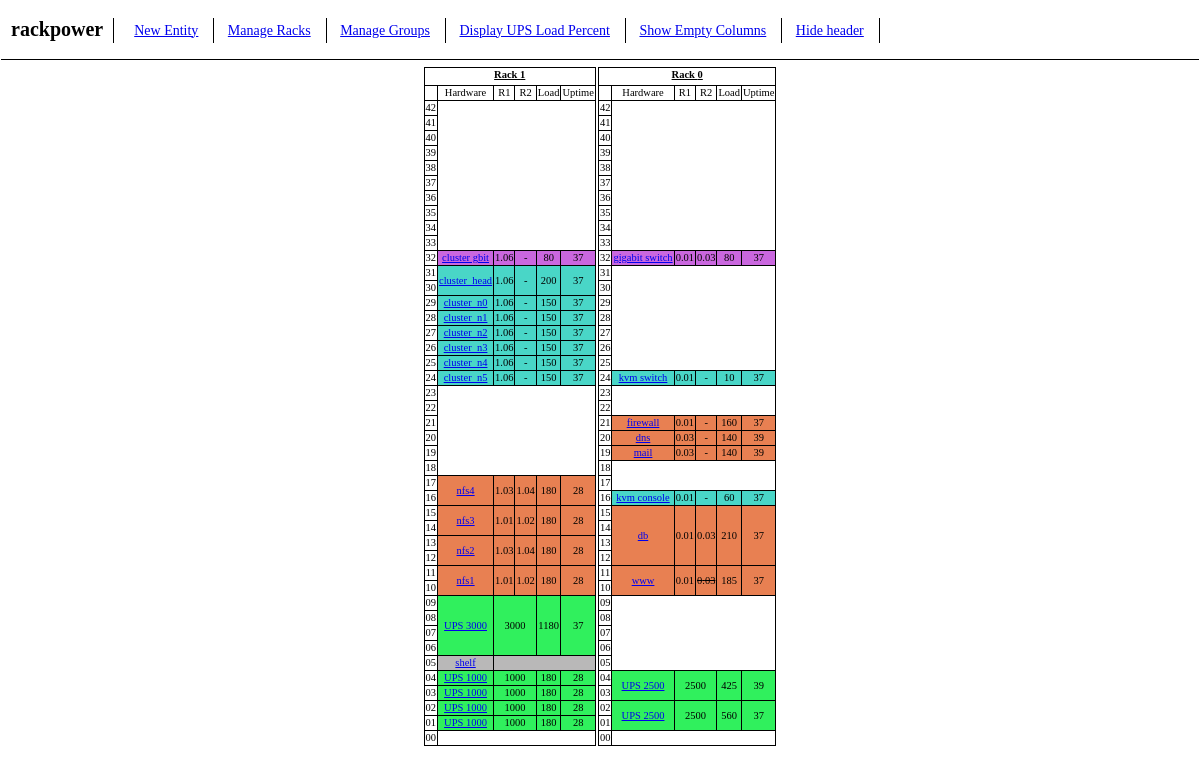
The page / on the database its author committed.
### tables this page shows
CREATE TABLE IF NOT EXISTS `racks` (
  `RackId` int(10) unsigned NOT NULL,
  PRIMARY KEY (`RackId`)
);

CREATE TABLE IF NOT EXISTS `entities` (
  `ID` int(11) NOT NULL AUTO_INCREMENT,              
  `Type` int(11) NOT NULL,                           
  `Group` int(11) DEFAULT NULL,                      
  `Rack` int(11) unsigned NOT NULL,                  
  `Position` int(11) unsigned NOT NULL,              
  `Height` int(11) unsigned NOT NULL DEFAULT '1',    
  `Hardware` varchar(32) NOT NULL,                   
  `Name` varchar(32) DEFAULT NULL,                   
  `Comment` varchar(192) DEFAULT NULL,               

                                                     
  `Ref1` int(11) DEFAULT NULL,                       
  `Ref2` int(11) DEFAULT NULL,                       
  `Ref3` int(11) DEFAULT NULL,                       
  `Ref4` int(11) DEFAULT NULL,                       
  `RefFlags` int(11) DEFAULT '0',                    
  `TotalLoad` int(11) DEFAULT NULL,                  

                                                     
  `Capacity` int(11) DEFAULT NULL,                   
  `FormulaA` float DEFAULT NULL,                     
  `FormulaB` float DEFAULT NULL,                     
  
  PRIMARY KEY (`ID`),
  KEY `Rack_idx` (`Rack`),
  KEY `Type_idx` (`Type`)
);

CREATE TABLE IF NOT EXISTS `groups` (
  `ID` int(11) NOT NULL AUTO_INCREMENT,
  `Name` varchar(45) NOT NULL,
  `Color` varchar(45) NOT NULL,
  PRIMARY KEY (`ID`)
);

### inc/conf.inc.php (called while the page is built, shortened)
<?php
function get_conf($i){
	return $GLOBALS['_CONF_'][$i];
}

### inc/auth.inc.php (called while the page is built, shortened)
<?php
function is_user_authed(){
    if(get_conf('use_auth') && (!isset($_SESSION['authed']) || $_SESSION['authed'] != true)){
        return false;
    }
    else{
        return true;
    }
}

### inc/sql.inc.php (called while the page is built, shortened)
<?php
function sql(){
    return $GLOBALS['_SQL_'];
}
function sql_query($q){
    return mysqli_query(sql(), $q);
}
function sql_esc($s){
    return mysqli_real_escape_string(sql(), $s);
}

### inc/formula.inc.php (called while the page is built)
<?php
function apply_formula($id, $load){
    $q = sql_query("SELECT `FormulaA`,`FormulaB` FROM `entities` WHERE `ID`='$id'");
    $r = mysqli_fetch_row($q);
    return $r[0] * exp($r[1] * $load);
}

### content/main.inc.php (the view, shortened to what this page needs)
<?php
function print_ref_pos($id){
    if($id != 0 && $q = sql_query("SELECT `Rack`,`Position` FROM `entities` WHERE `ID` = '$id'")){
        $r = mysqli_fetch_row($q);
        if($r[1] < 10) $r[1] = "0{$r[1]}";
        echo "{$r[0]}.{$r[1]}";
    }
    else{
        echo "-";
    }
}
function bits_set($n){
    $s = 0;
    while($n > 0){
        $s += $n & 0x01;
        $n = $n >> 1;
    }
    return $s;
}
function calc_ups_load($id){
    $q = sql_query("SELECT * FROM `entities` WHERE `Ref1` = '$id' OR `Ref2` = '$id' OR `Ref3` = '$id' OR `Ref4` = '$id'");
    $sum = 0;
    while($r = mysqli_fetch_array($q)){
        $active_refs = bits_set($r['RefFlags']);
        if($active_refs != 0){
            $load_per_ref = $r['TotalLoad'] / $active_refs;
            if($r['Ref1'] == $id && ($r['RefFlags'] & 0x01) ) $sum += $load_per_ref;
            if($r['Ref2'] == $id && ($r['RefFlags'] & 0x02) ) $sum += $load_per_ref;
        }
    }
    return $sum;
}
function print_ref_status($id, $n){
    $q = sql_query("SELECT `Ref$n`, `RefFlags`,`TotalLoad` FROM `entities` WHERE `ID`='$id'");
    $r = mysqli_fetch_array($q);
    $active_refs = bits_set($r['RefFlags']);
    $load_per_ref = 0;
    if($active_refs > 0)
        $load_per_ref = $r['TotalLoad'] / $active_refs;
    if(($r['RefFlags'] & pow(2, $n-1)) == 0 && $r["Ref$n"] != 0){
        echo "<s title='Disabled'>";
        print_ref_pos($r["Ref$n"]);
        echo "</s>";
    }
    elseif($r["Ref$n"] != 0){
        echo "<span title='$load_per_ref W'>";
        print_ref_pos($r["Ref$n"]);
        echo "</span>";
    }
    else{
        echo "-";
    }
}
function generate_rack_row($rack_idx, $slot_idx, $hide_r1, $hide_r2, $hide_r3, $hide_r4){
    $rack_idx = sql_esc($rack_idx);
    $slot_idx = sql_esc($slot_idx);
    $n_col = 9 - $hide_r1 - $hide_r2 - $hide_r3 - $hide_r4;
    $r = sql_query("SELECT * FROM `entities` WHERE `Rack`='$rack_idx' AND `Position`<='$slot_idx' AND (`Position` + `Height`) > '$slot_idx'");
    if($slot_idx < 10) $slot_idx = "0{$slot_idx}";
    if($r && mysqli_num_rows($r) > 0){
        $item = mysqli_fetch_array($r);
        if($item['Position'] + $item['Height'] - 1 == $slot_idx){
            $bgcolor = "";
            if($item['Group'] != 0){
                $cq = sql_query("SELECT `Color` FROM `groups` WHERE `ID`='{$item['Group']}'");
                $r = mysqli_fetch_row($cq);
                $bgcolor = "background-color:{$r[0]};";
            }
            if($item['Height'] < 2) $bgcolor.="white-space:nowrap;";
            $bgcolor = "style='$bgcolor'";
            $title = "";
            echo "<tr class='rack_row'>";
            echo "<td>$slot_idx</td>";
            echo "<td $bgcolor rowspan='{$item['Height']}' style='white-space:nowrap;' $title><a href='?p=edit&id={$item['ID']}' onclick='return windowpop(this.href)'>{$item['Hardware']}</a></td>";
            if($item['Type'] == 1){
                if(!$hide_r1){
                    echo "<td $bgcolor rowspan='{$item['Height']}'>";
                    echo print_ref_status($item['ID'], 1);
                    echo "</td>";
                }
                if(!$hide_r2){
                    echo "<td $bgcolor rowspan='{$item['Height']}'>";
                    echo print_ref_status($item['ID'], 2);
                    echo "</td>";
                }
                echo "<td $bgcolor rowspan='{$item['Height']}'>{$item['TotalLoad']}</td>";
                echo "<td $bgcolor rowspan='{$item['Height']}'>";
                $q = sql_query("SELECT `ID` FROM `entities` WHERE `ID` = '{$item['Ref1']}' OR `ID`='{$item['Ref2']}' OR `ID`='{$item['Ref3']}' OR `ID`='{$item['Ref4']}'");
                $min_id = 0;
                $min_runtime = 0;
                while($r = mysqli_fetch_array($q)){
                    if($item['Ref2'] == $r['ID'] && ($item['RefFlags'] & 0x02) == 0) continue;
                    $sum = calc_ups_load($r['ID']);
                    $this_rt = apply_formula($r['ID'], $sum);
                    if($min_id == 0 || $this_rt < $min_runtime){
                        $min_runtime = round($this_rt);
                        $min_id = $r['ID'];
                    }
                }
                echo "$min_runtime</td>";
            }
            elseif($item['Type'] == 2){
                $sum= calc_ups_load($item['ID']);
                $span_a = $n_col - 5;
                echo "<td $bgcolor rowspan='{$item['Height']}' colspan='$span_a'>";
                echo $item['Capacity'];
                echo "</td>";
                if(isset($_GET['prefer_percent'])){
                    echo "<td $bgcolor rowspan='{$item['Height']}' title='$sum'>";
                    echo round($sum/$item['Capacity']*100,1);
                    echo "%</td>";
                }
                else{
                    echo "<td $bgcolor rowspan='{$item['Height']}' title='".round($sum/$item['Capacity']*100,1)."%'>";
                    echo "$sum</td>";
                }
                echo "<td $bgcolor rowspan='{$item['Height']}'>";
                echo round(apply_formula($item['ID'], $sum));
                echo "</td>";
            }
            else{
                echo "<td $bgcolor rowspan='{$item['Height']}' colspan='7'>&nbsp;</td>";
            }
            echo "</tr>";
        }
        else{
            echo "<tr class='rack_row'><td>$slot_idx</td></tr>";
        }
    }
    else{
        echo "<tr class='rack_empty_row'><td>$slot_idx</td><td colspan='8'>&nbsp;</td></tr>";
    }
}
function generate_rack_table($idx){
    $h = array(0,0,0,0);
    $n_col = 9;
    if(!isset($_GET['show_hidden_cols'])){
        for($i = 0; $i < 4; $i++){
            $i_ = $i+1;
            $q = sql_query("SELECT COUNT(*) FROM `entities` WHERE `Rack` = '$idx' AND `Ref$i_` != 0");
            $count = mysqli_fetch_row($q);
            $count = $count[0];
            if($count < 1){
                $h[$i] = 1;
                $n_col --;
            }
        }
    }
    echo "<div class='rack'>";
    echo "<table>";
    echo "<tr class='rack_title'>";
    echo "<td colspan='$n_col'>Rack $idx</td>";
    echo "</tr>";
    echo "<tr class='rack_head'>";
    echo "<td>&nbsp;</td><td>Hardware</td>";
    for($i = 0; $i < 4; $i++){
        if(!$h[$i]){
            echo "<td>R" . ($i+1) . "</td>";
        }
    }
    echo "<td>Load</td><td>Uptime</td>";
    echo "</tr>";
    for($i = 42; $i >= 0; $i--){
        generate_rack_row($idx, $i, $h[0], $h[1], $h[2], $h[3]);
    }
    echo "</table>";
    echo "</div>";
}
if(is_user_authed()){
	echo "<div id='header'><h2 class='head'>rackpower</h2><ul class='head'>";
	show_content("head.inc.php");
    echo "</ul></div><div id='main'>";
    echo "<div class='racks_container'>";
    if($racks = sql_query("SELECT `RackId` FROM `racks` ORDER BY `RackId` DESC")){
        while($row = mysqli_fetch_array($racks)){
            generate_rack_table($row['RackId']);
        }
    }
    echo "</div></div>";
}
else{
    echo "<div id='header'><h2 class='head'>rackpower</h2><ul class='head'>";
    echo "<li><a href='./?p=login' onclick='return windowpop(this.href)'>Log In</a></li>";
    echo "</ul></div><div id='main'></div>";
}
?>

### index.php (shortened to what this page needs)
<?php
require("inc/conf.inc.php");
require("inc/sql.inc.php");
require("inc/auth.inc.php");
require("inc/content.inc.php");
require("inc/formula.inc.php");
if(isset($_GET['p'])){
    show_content("{$_GET['p']}.inc.php");
}
else{
    show_content("main.inc.php");
}
$body_content = ob_get_contents();
?>
<!DOCTYPE html>
<html>
<head>
</head>
<body>
    <?php
     echo $body_content;
    ?>
</body>
</html>

### inc/content.inc.php (shortened to what this page needs)
<?php
function show_content($file){
    $content_path = realpath(dirname(__FILE__)."/../content/");
    if(realpath(dirname("$content_path/$file")) != $content_path)
        exit("security error: show_content called on invalid file path");
    else{
        require("$content_path/$file");
    }
}

### content/head.inc.php (shortened to what this page needs)
<?php
    function build_query($skip,$add){
        $r = array();
        $opts = array('prefer_percent', 'show_hidden_cols');
        if(strlen($add)){
            $r[] = $add;
        }
        $s = "./";
        foreach($r as $v){
            if(strlen($s) == 2)
                $s.= "?$v";
            else
                $s.= "&$v";
        }
        return $s;
    }
?>
<li><a href='./?p=edit' onclick='return windowpop(this.href)'>New Entity</a></li>
<li><a href='./?p=racks' onclick='return windowpop(this.href)'>Manage Racks</a></li>
<li><a href='./?p=groups' onclick='return windowpop(this.href)'>Manage Groups</a></li>
<li>
<?php
    if(isset($_GET['prefer_percent'])){
        $s = build_query('prefer_percent','');
        echo "<a href='$s'>Display Total UPS Load</a>";
    }
    else{
        $s = build_query('','prefer_percent');
        echo "<a href='$s'>Display UPS Load Percent</a>";
    }
?>
</li>
<li>
<?php
    if(isset($_GET['show_hidden_cols'])){
        $s = build_query('show_hidden_cols','');
        echo "<a href='$s'>Hide Empty Columns</a>";
    }
    else{
        $s = build_query('','show_hidden_cols');
        echo "<a href='$s'>Show Empty Columns</a>";
    }
?>
</li>
<li><a href="javascript:addCssClass('#header','display:none')">Hide header</a></li>

### index.php (style rules this page uses)
body { margin:1px; padding:0px; font-size:14px; }
.head { display:inline-block; vertical-align:middle; }
h2.head { font-size:20px; padding-left:10px; padding-right:10px; margin-right:10px; border-right:1px solid; height:25px; }
#header { border-bottom:1px solid; margin-bottom:6px; }
ul.head { margin:0px; padding:0px; }
ul.head li { display:inline-block; list-style:none; height:25px; margin-left:10px; padding-right:15px; text-align:center; border-right:1px solid; }
ul.head li * { position:relative; top:5px; }
div.racks_container { text-align:center; margin:auto; }
div.rack { font-size:10.5px; line-height:12px; display:inline-block; vertical-align:top; border:1px solid; margin:1px; page-break-inside:avoid; }
div.rack>table { page-break-inside:avoid; border-collapse:collapse; }
tr.rack_title td { text-align:center; border-bottom:1px solid; font-weight:bold; text-decoration:underline; padding-bottom:4px; }
tr.rack_head td, tr.rack_row td { border:1px solid; }
tr.rack_row td:first-child, tr.rack_head td:first-child, tr.rack_empty_row td:first-child { border:none; border-top:1px solid; border-right:1px solid; }
tr>td:last-child { border-right:none; }
td[title], span[title], s[title] { cursor:help; }
div.rack table { border-collapse:collapse; }

### rows shown on the page
racks: RackId "1", slot_idx "42", slot_idx "41", slot_idx "40", slot_idx "39", slot_idx "38", slot_idx "37", slot_idx "36", slot_idx "35", slot_idx "34", slot_idx "33", slot_idx "32", entities.Hardware "cluster gbit", r "1", r "06", entities.TotalLoad "80", entities.ID+FormulaA+FormulaB "37", slot_idx "31", entities.Hardware "cluster_head", entities.TotalLoad "200", slot_idx "30", slot_idx "29", entities.Hardware "cluster_n0", entities.TotalLoad "150", slot_idx "28", entities.Hardware "cluster_n1", slot_idx "27", entities.Hardware "cluster_n2", slot_idx "26", entities.Hardware "cluster_n3", slot_idx "25", entities.Hardware "cluster_n4", slot_idx "24", entities.Hardware "cluster_n5", slot_idx "23", slot_idx "22", slot_idx "21", slot_idx "20", slot_idx "19", slot_idx "18", slot_idx "17", entities.Hardware "nfs4", r "1 1", r "03 04", entities.TotalLoad "180", entities.ID+FormulaA+FormulaB "28", slot_idx "16", slot_idx "15", entities.Hardware "nfs3", r "01 02", slot_idx "14", slot_idx "13", entities.Hardware "nfs2", slot_idx "12", slot_idx "11", entities.Hardware "nfs1", slot_idx "10", slot_idx "08", slot_idx "07", slot_idx "06", slot_idx "00"
entities: slot_idx "09", Hardware "UPS 3000", Capacity "3000", sum "1180", apply_formula($item['ID'], $sum) "37"
entities: slot_idx "05", Hardware "shelf", Height 1 (drawn)
entities: slot_idx "04", Hardware "UPS 1000", Capacity "1000", sum "180", apply_formula($item['ID'], $sum) "28"
entities: slot_idx "03", Hardware "UPS 1000", Capacity "1000", sum "180", apply_formula($item['ID'], $sum) "28"
entities: slot_idx "02", Hardware "UPS 1000", Capacity "1000", sum "180", apply_formula($item['ID'], $sum) "28"
entities: slot_idx "01", Hardware "UPS 1000", Capacity "1000", sum "180", apply_formula($item['ID'], $sum) "28"
racks: RackId "0", slot_idx "42", slot_idx "41", slot_idx "40", slot_idx "39", slot_idx "38", slot_idx "37", slot_idx "36", slot_idx "35", slot_idx "34", slot_idx "33", slot_idx "32", entities.Hardware "gigabit switch", r "0 0", r "01 03", entities.TotalLoad "80", entities.ID+FormulaA+FormulaB "37", slot_idx "31", slot_idx "30", slot_idx "29", slot_idx "28", slot_idx "27", slot_idx "26", slot_idx "25", slot_idx "24", entities.Hardware "kvm switch", r "0", r "01", entities.TotalLoad "10", slot_idx "23", slot_idx "22", slot_idx "21", entities.Hardware "firewall", entities.TotalLoad "160", slot_idx "20", entities.Hardware "dns", r "03", entities.TotalLoad "140", entities.ID+FormulaA+FormulaB "39", slot_idx "19", entities.Hardware "mail", slot_idx "18", slot_idx "17", slot_idx "16", entities.Hardware "kvm console", entities.TotalLoad "60", slot_idx "15", entities.Hardware "db", entities.TotalLoad "210", slot_idx "14", slot_idx "13", slot_idx "12", slot_idx "11", entities.Hardware "www", entities.TotalLoad "185", slot_idx "10", slot_idx "09", slot_idx "08", slot_idx "07", slot_idx "06", slot_idx "05", slot_idx "03", slot_idx "01", slot_idx "00"
entities: slot_idx "04", Hardware "UPS 2500", Capacity "2500", sum "425", apply_formula($item['ID'], $sum) "39"
entities: slot_idx "02", Hardware "UPS 2500", Capacity "2500", sum "560", apply_formula($item['ID'], $sum) "37"
